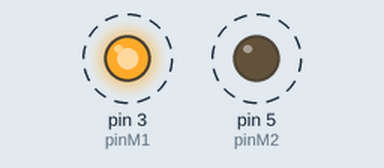
This sketch was run on a simulated Arduino Uno, built with avr-gcc and run on an emulated ATmega328P. On the bench: output pins drawn as LEDs (lit = HIGH). Dashed ring = blinking.

Above: at 0.5 s.
Timing chart, 0 to 4.6 s (numbered marks = the images above):
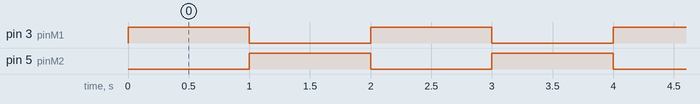

The sketch:

Test_NXT_Motor.ino
```cpp
/*Lego Motor Test*/

int pinM1=3;
int pinM2=5;

void setup()
{
  pinMode(pinM1,OUTPUT);
  pinMode(pinM2,OUTPUT);
}

void loop()
{
  analogWrite(pinM1, 255);
  digitalWrite(pinM2,LOW);
  delay(1000);
  analogWrite(pinM2, 255);
  digitalWrite(pinM1,LOW);
  delay(1000);


}
```

Measured:
- by itself, pin 3 (pinM1), pin 5 (pinM2): alternates HIGH for 1.0 s and LOW for 1.0 s
